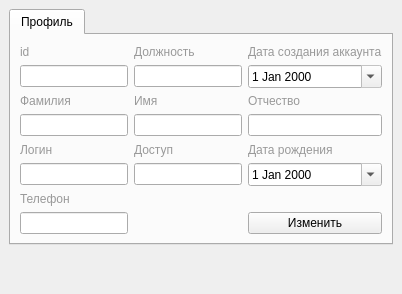
        <widget class="QWidget" name="tab">
         <attribute name="icon">
          <iconset>
           <normalon>:/res/res/user.png</normalon>
          </iconset>
         </attribute>
         <attribute name="title">
          <string/>
         </attribute>
         <layout class="QVBoxLayout" name="verticalLayout_3">
          <property name="spacing">
           <number>0</number>
          </property>
          <property name="leftMargin">
           <number>0</number>
          </property>
          <property name="topMargin">
           <number>0</number>
          </property>
          <property name="rightMargin">
           <number>0</number>
          </property>
          <property name="bottomMargin">
           <number>0</number>
          </property>
          <item>
           <widget class="QWidget" name="widget_23" native="true">
            <layout class="QVBoxLayout" name="verticalLayout_29">
             <item>
              <widget class="QTabWidget" name="tabWidget_5">
               <property name="currentIndex">
                <number>0</number>
               </property>
               <widget class="QWidget" name="tab_13">
                <attribute name="title">
                 <string>Профиль</string>
                </attribute>
                <layout class="QGridLayout" name="gridLayout_22">
                 <item row="1" column="0">
                  <widget class="QLabel" name="label_59">
                   <property name="styleSheet">
                    <string notr="true">color: rgb(153, 153, 153);</string>
                   </property>
                   <property name="text">
                    <string>id</string>
                   </property>
                  </widget>
                 </item>
                 <item row="5" column="2">
                  <widget class="QLabel" name="label_61">
                   <property name="styleSheet">
                    <string notr="true">color: rgb(153, 153, 153);</string>
                   </property>
                   <property name="text">
                    <string>Отчество</string>
                   </property>
                  </widget>
                 </item>
                 <item row="7" column="0">
                  <widget class="QLineEdit" name="lastnameProfileEdit">
                   <property name="readOnly">
                    <bool>true</bool>
                   </property>
                  </widget>
                 </item>
                 <item row="7" column="1">
                  <widget class="QLineEdit" name="firstnameProfileEdit">
                   <property name="readOnly">
                    <bool>true</bool>
                   </property>
                  </widget>
                 </item>
                 <item row="7" column="2">
                  <widget class="QLineEdit" name="patronymicProfileEdit">
                   <property name="readOnly">
                    <bool>true</bool>
                   </property>
                  </widget>
                 </item>
                 <item row="4" column="2">
                  <widget class="QDateEdit" name="dateJoinedProfileEdit">
                   <property name="readOnly">
                    <bool>true</bool>
                   </property>
                   <property name="calendarPopup">
                    <bool>true</bool>
                   </property>
                  </widget>
                 </item>
                 <item row="1" column="2">
                  <widget class="QLabel" name="label_65">
                   <property name="styleSheet">
                    <string notr="true">color: rgb(153, 153, 153);</string>
                   </property>
                   <property name="text">
                    <string>Дата создания аккаунта</string>
                   </property>
                  </widget>
                 </item>
                 <item row="5" column="0">
                  <widget class="QLabel" name="label_60">
                   <property name="styleSheet">
                    <string notr="true">color: rgb(153, 153, 153);</string>
                   </property>
                   <property name="text">
                    <string>Фамилия</string>
                   </property>
                  </widget>
                 </item>
                 <item row="1" column="1">
                  <widget class="QLabel" name="label_66">
                   <property name="styleSheet">
                    <string notr="true">color: rgb(153, 153, 153);</string>
                   </property>
                   <property name="text">
                    <string>Должность</string>
                   </property>
                  </widget>
                 </item>
                 <item row="4" column="1">
                  <widget class="QLineEdit" name="workStatusProfileEdit">
                   <property name="readOnly">
                    <bool>true</bool>
                   </property>
                  </widget>
                 </item>
                 <item row="5" column="1">
                  <widget class="QLabel" name="label_58">
                   <property name="styleSheet">
                    <string notr="true">color: rgb(153, 153, 153);</string>
                   </property>
                   <property name="text">
                    <string>Имя</string>
                   </property>
                  </widget>
                 </item>
                 <item row="4" column="0">
                  <widget class="QLineEdit" name="idProfileEdit">
                   <property name="readOnly">
                    <bool>true</bool>
                   </property>
                  </widget>
                 </item>
                 <item row="9" column="0">
                  <widget class="QLineEdit" name="usernameProfileEdit">
                   <property name="readOnly">
                    <bool>true</bool>
                   </property>
                  </widget>
                 </item>
                 <item row="8" column="0">
                  <widget class="QLabel" name="label_62">
                   <property name="styleSheet">
                    <string notr="true">color: rgb(153, 153, 153);</string>
                   </property>
                   <property name="text">
                    <string>Логин</string>
                   </property>
                  </widget>
                 </item>
                 <item row="8" column="1">
                  <widget class="QLabel" name="label_64">
                   <property name="styleSheet">
                    <string notr="true">color: rgb(153, 153, 153);</string>
                   </property>
                   <property name="text">
                    <string>Доступ</string>
                   </property>
                  </widget>
                 </item>
                 <item row="9" column="1">
                  <widget class="QLineEdit" name="permissionProfileEdit">
                   <property name="readOnly">
                    <bool>true</bool>
                   </property>
                  </widget>
                 </item>
                 <item row="8" column="2">
                  <widget class="QLabel" name="label_67">
                   <property name="styleSheet">
                    <string notr="true">color: rgb(153, 153, 153);</string>
                   </property>
                   <property name="text">
                    <string>Дата рождения</string>
                   </property>
                  </widget>
                 </item>
                 <item row="9" column="2">
                  <widget class="QDateEdit" name="birthdateProfileEdit">
                   <property name="readOnly">
                    <bool>true</bool>
                   </property>
                   <property name="calendarPopup">
                    <bool>true</bool>
                   </property>
                  </widget>
                 </item>
                 <item row="11" column="2">
                  <widget class="QPushButton" name="updateProfileBtn">
                   <property name="text">
                    <string>Изменить</string>
                   </property>
                  </widget>
                 </item>
                 <item row="10" column="0">
                  <widget class="QLabel" name="label_68">
                   <property name="styleSheet">
                    <string notr="true">color: rgb(153, 153, 153);</string>
                   </property>
                   <property name="text">
                    <string>Телефон</string>
                   </property>
                  </widget>
                 </item>
                 <item row="11" column="0">
                  <widget class="QLineEdit" name="phoneProfileEdit">
                   <property name="readOnly">
                    <bool>true</bool>
                   </property>
                  </widget>
                 </item>
                </layout>
               </widget>
              </widget>
             </item>
             <item>
              <spacer name="verticalSpacer_7">
               <property name="orientation">
                <enum>Qt::Vertical</enum>
               </property>
               <property name="sizeHint" stdset="0">
                <size>
                 <width>20</width>
                 <height>40</height>
                </size>
               </property>
              </spacer>
             </item>
            </layout>
           </widget>
          </item>
         </layout>
        </widget>
